Frame 1 (no input): blank canvas, image omitted
Frame 60 (the mouse pressed at the canvas centre just before this capture): blank canvas, image omitted
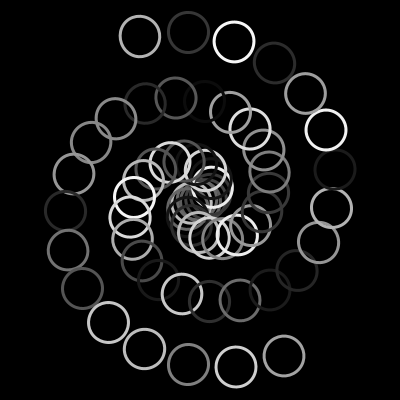
Frame 120 (the mouse held since frame 60 and released just before this capture)

The Processing sketch whose frames 1 and 60 were blank and that drew this single picture after the mouse press (run headless with seeded random() and noise(); from frame 60 on, the mouse is pressed at the canvas centre):

// Processing sketch: sketch_170915e
// ── sketch_170915e.pde
//inspirado y con ayuda de josefa mendez
//rotación
float r = 0;

//mesa de trabajo
void setup() {
size (400,400);
background (0);
strokeWeight (3);
noFill();
}


void draw (){
stroke(random(255));

//pa que el circulo este al medio
translate(width/2, height/2);

//circulisho
if (mousePressed){
  rotate (r);
  ellipse(0 + r,1,40,40);
  //distancia entre circulos
  r = r + 3;
}
}
